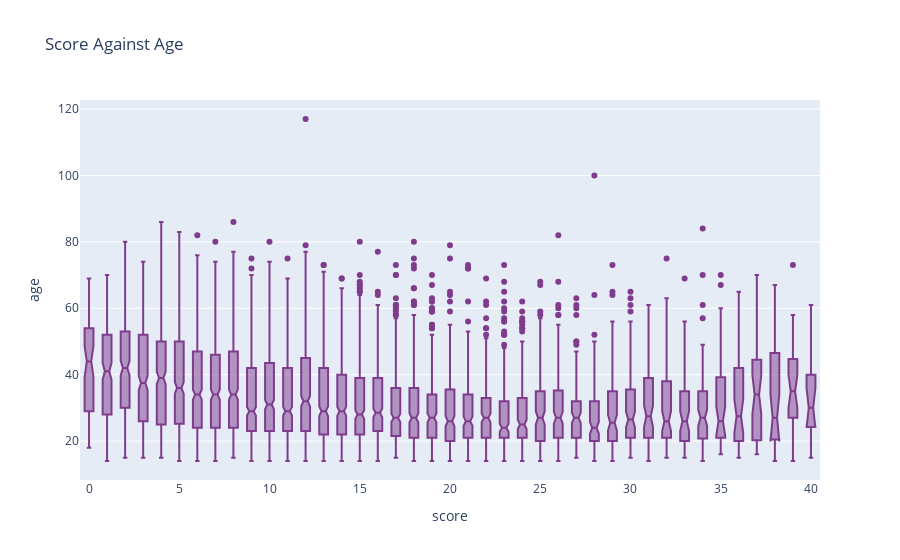

The notebook cell this image was saved under:
### Markdown cell above
We can see here that there are some ages that make absolutely no sense, so lets remove them. We will also remove any ages that are less than 14 as that is what the codebook text stated to omit.

### Code cell
# Cleaning inappropriate age as well as unknown gender
df = df[(df.age <= 117) & (df.age >= 14) & (df.gender != 0)]

# Lets do a box plot to get a better idea how these distributions compare
px.box(
    df,
    x="score",
    y="age",
    notched=True,
    color_discrete_sequence=px.colors.qualitative.Bold,
    title="Score Against Age",
)

### Figure 1 — Plotly figure (JSON) as saved in the notebook; plotly's stock layout.template omitted (floating-point values rounded to 4 significant figures; data arrays with more than 128 entries replaced by an {"elided": "..."} marker saying what was removed)
{"data": [{"alignmentgroup": "True", "hovertemplate": "score=%{x}<br>age=%{y}<extra></extra>", "legendgroup": "", "marker": {"color": "rgb(127, 60, 141)"}, "name": "", "notched": true, "offsetgroup": "", "orientation": "v", "showlegend": false, "type": "box", "x": {"elided": "10383 int values"}, "x0": " ", "xaxis": "x", "y": {"elided": "10383 int values"}, "y0": " ", "yaxis": "y"}], "layout": {"boxmode": "group", "legend": {"tracegroupgap": 0}, "title": {"text": "Score Against Age"}, "xaxis": {"anchor": "y", "domain": [0, 1], "title": {"text": "score"}}, "yaxis": {"anchor": "x", "domain": [0, 1], "title": {"text": "age"}}}}
